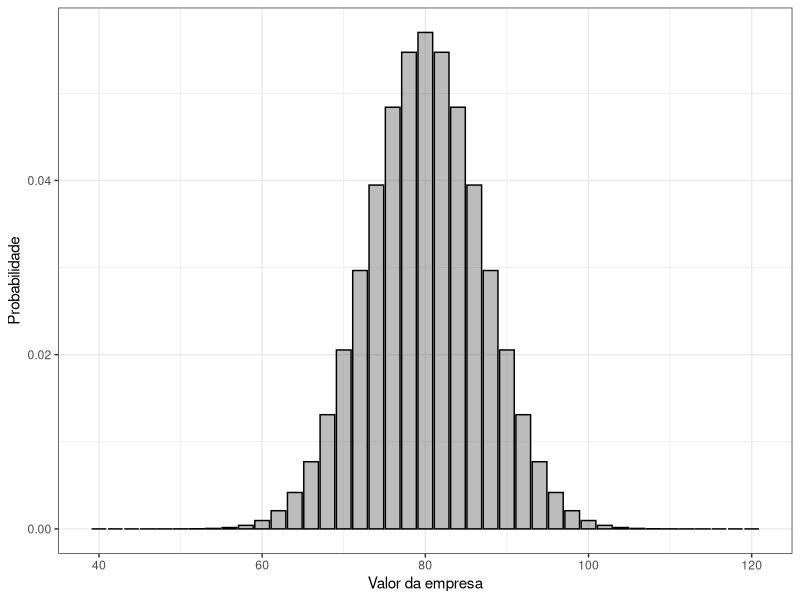

Recreate this plot in R.
## ---- chunk 1
library(ggplot2)
dados_2 <- data.frame(
                x=seq(40,120,by=2),
                y=dnorm(seq(40,120,by=2),mean=80,sd=7))
ggplot(data = dados_2,aes(x=x,y=y)) +
  geom_histogram(binwidth = 5, stat = 'identity', color='1',alpha=.4,position='identity') +
  theme_bw() +
  labs(x='Valor da empresa', y='Probabilidade')
